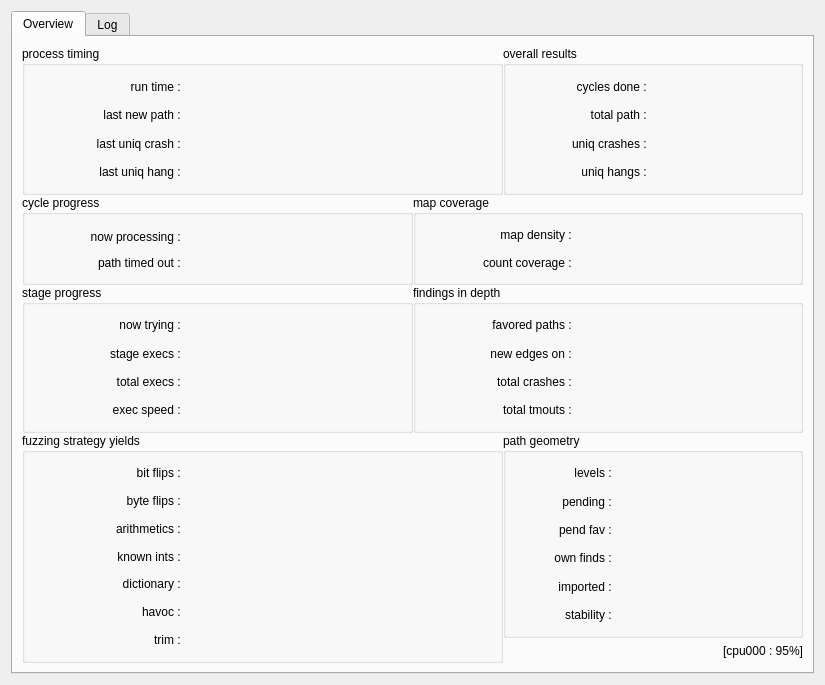
<?xml version="1.0" encoding="UTF-8"?>
<ui version="4.0">
 <class>MainWindow</class>
 <widget class="QWidget" name="MainWindow">
  <property name="geometry">
   <rect>
    <x>0</x>
    <y>0</y>
    <width>825</width>
    <height>685</height>
   </rect>
  </property>
  <property name="windowTitle">
   <string>WotanFuzz</string>
  </property>
  <layout class="QHBoxLayout" name="horizontalLayout">
   <item>
    <layout class="QVBoxLayout" name="verticalLayout">
     <item>
      <widget class="QTabWidget" name="overview_widget">
       <property name="currentIndex">
        <number>0</number>
       </property>
       <widget class="QWidget" name="tab">
        <attribute name="title">
         <string>Overview</string>
        </attribute>
        <layout class="QVBoxLayout" name="verticalLayout_3">
         <item>
          <layout class="QVBoxLayout" name="verticalLayout_2">
           <property name="spacing">
            <number>0</number>
           </property>
           <item>
            <widget class="QWidget" name="widget" native="true">
             <property name="maximumSize">
              <size>
               <width>16777215</width>
               <height>16777215</height>
              </size>
             </property>
             <layout class="QHBoxLayout" name="horizontalLayout_3">
              <property name="spacing">
               <number>0</number>
              </property>
              <property name="leftMargin">
               <number>0</number>
              </property>
              <property name="topMargin">
               <number>0</number>
              </property>
              <property name="rightMargin">
               <number>0</number>
              </property>
              <property name="bottomMargin">
               <number>0</number>
              </property>
              <item>
               <layout class="QHBoxLayout" name="horizontalLayout_2">
                <property name="spacing">
                 <number>0</number>
                </property>
                <item>
                 <widget class="QGroupBox" name="groupBox">
                  <property name="maximumSize">
                   <size>
                    <width>16777215</width>
                    <height>16777215</height>
                   </size>
                  </property>
                  <property name="title">
                   <string>process timing</string>
                  </property>
                  <layout class="QGridLayout" name="gridLayout_2">
                   <item row="0" column="0">
                    <layout class="QGridLayout" name="gridLayout">
                     <item row="1" column="0">
                      <widget class="QLabel" name="label_3">
                       <property name="maximumSize">
                        <size>
                         <width>150</width>
                         <height>16777215</height>
                        </size>
                       </property>
                       <property name="text">
                        <string>last new path : </string>
                       </property>
                       <property name="alignment">
                        <set>Qt::AlignRight|Qt::AlignTrailing|Qt::AlignVCenter</set>
                       </property>
                      </widget>
                     </item>
                     <item row="2" column="0">
                      <widget class="QLabel" name="label_5">
                       <property name="maximumSize">
                        <size>
                         <width>150</width>
                         <height>16777215</height>
                        </size>
                       </property>
                       <property name="text">
                        <string>last uniq crash : </string>
                       </property>
                       <property name="alignment">
                        <set>Qt::AlignRight|Qt::AlignTrailing|Qt::AlignVCenter</set>
                       </property>
                      </widget>
                     </item>
                     <item row="0" column="1">
                      <widget class="QLabel" name="runtime_label">
                       <property name="text">
                        <string/>
                       </property>
                      </widget>
                     </item>
                     <item row="1" column="1">
                      <widget class="QLabel" name="last_newpath_label">
                       <property name="text">
                        <string/>
                       </property>
                      </widget>
                     </item>
                     <item row="0" column="0">
                      <widget class="QLabel" name="label">
                       <property name="maximumSize">
                        <size>
                         <width>150</width>
                         <height>16777215</height>
                        </size>
                       </property>
                       <property name="text">
                        <string>run time : </string>
                       </property>
                       <property name="alignment">
                        <set>Qt::AlignRight|Qt::AlignTrailing|Qt::AlignVCenter</set>
                       </property>
                      </widget>
                     </item>
                     <item row="2" column="1">
                      <widget class="QLabel" name="last_uniqcrash_label">
                       <property name="text">
                        <string/>
                       </property>
                      </widget>
                     </item>
                     <item row="3" column="0">
                      <widget class="QLabel" name="label_7">
                       <property name="maximumSize">
                        <size>
                         <width>150</width>
                         <height>16777215</height>
                        </size>
                       </property>
                       <property name="text">
                        <string>last uniq hang : </string>
                       </property>
                       <property name="alignment">
                        <set>Qt::AlignRight|Qt::AlignTrailing|Qt::AlignVCenter</set>
                       </property>
                      </widget>
                     </item>
                     <item row="3" column="1">
                      <widget class="QLabel" name="last_uniqhang_label">
                       <property name="text">
                        <string/>
                       </property>
                      </widget>
                     </item>
                    </layout>
                   </item>
                  </layout>
                 </widget>
                </item>
                <item>
                 <widget class="QGroupBox" name="groupBox_2">
                  <property name="maximumSize">
                   <size>
                    <width>300</width>
                    <height>16777215</height>
                   </size>
                  </property>
                  <property name="title">
                   <string>overall results</string>
                  </property>
                  <layout class="QGridLayout" name="gridLayout_4">
                   <item row="0" column="0">
                    <layout class="QGridLayout" name="gridLayout_3">
                     <item row="3" column="0">
                      <widget class="QLabel" name="label_12">
                       <property name="text">
                        <string>uniq hangs : </string>
                       </property>
                       <property name="alignment">
                        <set>Qt::AlignRight|Qt::AlignTrailing|Qt::AlignVCenter</set>
                       </property>
                      </widget>
                     </item>
                     <item row="1" column="0">
                      <widget class="QLabel" name="label_10">
                       <property name="text">
                        <string>total path : </string>
                       </property>
                       <property name="alignment">
                        <set>Qt::AlignRight|Qt::AlignTrailing|Qt::AlignVCenter</set>
                       </property>
                      </widget>
                     </item>
                     <item row="0" column="0">
                      <widget class="QLabel" name="label_9">
                       <property name="maximumSize">
                        <size>
                         <width>150</width>
                         <height>16777215</height>
                        </size>
                       </property>
                       <property name="text">
                        <string>cycles done : </string>
                       </property>
                       <property name="alignment">
                        <set>Qt::AlignRight|Qt::AlignTrailing|Qt::AlignVCenter</set>
                       </property>
                      </widget>
                     </item>
                     <item row="2" column="0">
                      <widget class="QLabel" name="label_11">
                       <property name="text">
                        <string>uniq crashes : </string>
                       </property>
                       <property name="alignment">
                        <set>Qt::AlignRight|Qt::AlignTrailing|Qt::AlignVCenter</set>
                       </property>
                      </widget>
                     </item>
                     <item row="0" column="1">
                      <widget class="QLabel" name="cycles_done_label">
                       <property name="text">
                        <string/>
                       </property>
                      </widget>
                     </item>
                     <item row="1" column="1">
                      <widget class="QLabel" name="total_path_label">
                       <property name="text">
                        <string/>
                       </property>
                      </widget>
                     </item>
                     <item row="2" column="1">
                      <widget class="QLabel" name="uniqcrashes_label">
                       <property name="text">
                        <string/>
                       </property>
                      </widget>
                     </item>
                     <item row="3" column="1">
                      <widget class="QLabel" name="uniqhangs_label">
                       <property name="text">
                        <string/>
                       </property>
                      </widget>
                     </item>
                    </layout>
                   </item>
                  </layout>
                 </widget>
                </item>
               </layout>
              </item>
             </layout>
            </widget>
           </item>
           <item>
            <widget class="QWidget" name="widget_4" native="true">
             <property name="maximumSize">
              <size>
               <width>16777215</width>
               <height>90</height>
              </size>
             </property>
             <layout class="QHBoxLayout" name="horizontalLayout_5">
              <property name="spacing">
               <number>0</number>
              </property>
              <property name="leftMargin">
               <number>0</number>
              </property>
              <property name="topMargin">
               <number>0</number>
              </property>
              <property name="rightMargin">
               <number>0</number>
              </property>
              <property name="bottomMargin">
               <number>0</number>
              </property>
              <item>
               <layout class="QHBoxLayout" name="horizontalLayout_4">
                <property name="spacing">
                 <number>0</number>
                </property>
                <item>
                 <widget class="QGroupBox" name="groupBox_3">
                  <property name="title">
                   <string>cycle progress</string>
                  </property>
                  <layout class="QGridLayout" name="gridLayout_6">
                   <property name="topMargin">
                    <number>11</number>
                   </property>
                   <item row="0" column="0">
                    <layout class="QGridLayout" name="gridLayout_5">
                     <item row="1" column="0">
                      <widget class="QLabel" name="label_4">
                       <property name="maximumSize">
                        <size>
                         <width>150</width>
                         <height>16777215</height>
                        </size>
                       </property>
                       <property name="text">
                        <string>path timed out : </string>
                       </property>
                       <property name="alignment">
                        <set>Qt::AlignRight|Qt::AlignTrailing|Qt::AlignVCenter</set>
                       </property>
                      </widget>
                     </item>
                     <item row="0" column="0">
                      <widget class="QLabel" name="label_2">
                       <property name="maximumSize">
                        <size>
                         <width>150</width>
                         <height>16777215</height>
                        </size>
                       </property>
                       <property name="text">
                        <string>now processing : </string>
                       </property>
                       <property name="alignment">
                        <set>Qt::AlignRight|Qt::AlignTrailing|Qt::AlignVCenter</set>
                       </property>
                      </widget>
                     </item>
                     <item row="0" column="1">
                      <widget class="QLabel" name="nowprocessing_label">
                       <property name="text">
                        <string/>
                       </property>
                      </widget>
                     </item>
                     <item row="1" column="1">
                      <widget class="QLabel" name="pathtimed_out_label">
                       <property name="text">
                        <string/>
                       </property>
                      </widget>
                     </item>
                    </layout>
                   </item>
                  </layout>
                 </widget>
                </item>
                <item>
                 <widget class="QGroupBox" name="groupBox_4">
                  <property name="title">
                   <string>map coverage</string>
                  </property>
                  <layout class="QGridLayout" name="gridLayout_8">
                   <item row="0" column="0">
                    <layout class="QGridLayout" name="gridLayout_7">
                     <item row="1" column="1">
                      <widget class="QLabel" name="count_coverage_label">
                       <property name="text">
                        <string/>
                       </property>
                      </widget>
                     </item>
                     <item row="0" column="1">
                      <widget class="QLabel" name="map_desity_label">
                       <property name="text">
                        <string/>
                       </property>
                      </widget>
                     </item>
                     <item row="0" column="0">
                      <widget class="QLabel" name="label_6">
                       <property name="maximumSize">
                        <size>
                         <width>150</width>
                         <height>16777215</height>
                        </size>
                       </property>
                       <property name="text">
                        <string>map density : </string>
                       </property>
                       <property name="alignment">
                        <set>Qt::AlignRight|Qt::AlignTrailing|Qt::AlignVCenter</set>
                       </property>
                      </widget>
                     </item>
                     <item row="1" column="0">
                      <widget class="QLabel" name="label_8">
                       <property name="maximumSize">
                        <size>
                         <width>150</width>
                         <height>16777215</height>
                        </size>
                       </property>
                       <property name="text">
                        <string>count coverage : </string>
                       </property>
                       <property name="alignment">
                        <set>Qt::AlignRight|Qt::AlignTrailing|Qt::AlignVCenter</set>
                       </property>
                      </widget>
                     </item>
                    </layout>
                   </item>
                  </layout>
                 </widget>
                </item>
               </layout>
              </item>
             </layout>
            </widget>
           </item>
           <item>
            <widget class="QWidget" name="widget_3" native="true">
             <layout class="QHBoxLayout" name="horizontalLayout_7">
              <property name="spacing">
               <number>0</number>
              </property>
              <property name="leftMargin">
               <number>0</number>
              </property>
              <property name="topMargin">
               <number>0</number>
              </property>
              <property name="rightMargin">
               <number>0</number>
              </property>
              <property name="bottomMargin">
               <number>0</number>
              </property>
              <item>
               <layout class="QHBoxLayout" name="horizontalLayout_6">
                <item>
                 <widget class="QGroupBox" name="groupBox_6">
                  <property name="title">
                   <string>stage progress</string>
                  </property>
                  <layout class="QGridLayout" name="gridLayout_12">
                   <item row="0" column="0">
                    <layout class="QGridLayout" name="gridLayout_9">
                     <item row="0" column="0">
                      <widget class="QLabel" name="label_13">
                       <property name="maximumSize">
                        <size>
                         <width>150</width>
                         <height>16777215</height>
                        </size>
                       </property>
                       <property name="text">
                        <string>now trying : </string>
                       </property>
                       <property name="alignment">
                        <set>Qt::AlignRight|Qt::AlignTrailing|Qt::AlignVCenter</set>
                       </property>
                      </widget>
                     </item>
                     <item row="1" column="0">
                      <widget class="QLabel" name="label_14">
                       <property name="maximumSize">
                        <size>
                         <width>150</width>
                         <height>16777215</height>
                        </size>
                       </property>
                       <property name="text">
                        <string>stage execs : </string>
                       </property>
                       <property name="alignment">
                        <set>Qt::AlignRight|Qt::AlignTrailing|Qt::AlignVCenter</set>
                       </property>
                      </widget>
                     </item>
                     <item row="2" column="0">
                      <widget class="QLabel" name="label_15">
                       <property name="text">
                        <string>total execs : </string>
                       </property>
                       <property name="alignment">
                        <set>Qt::AlignRight|Qt::AlignTrailing|Qt::AlignVCenter</set>
                       </property>
                      </widget>
                     </item>
                     <item row="0" column="1">
                      <widget class="QLabel" name="new_trying_label">
                       <property name="text">
                        <string/>
                       </property>
                      </widget>
                     </item>
                     <item row="3" column="0">
                      <widget class="QLabel" name="label_16">
                       <property name="text">
                        <string>exec speed : </string>
                       </property>
                       <property name="alignment">
                        <set>Qt::AlignRight|Qt::AlignTrailing|Qt::AlignVCenter</set>
                       </property>
                      </widget>
                     </item>
                     <item row="1" column="1">
                      <widget class="QLabel" name="stage_execs_label">
                       <property name="text">
                        <string/>
                       </property>
                      </widget>
                     </item>
                     <item row="2" column="1">
                      <widget class="QLabel" name="total_exec_label">
                       <property name="text">
                        <string/>
                       </property>
                      </widget>
                     </item>
                     <item row="3" column="1">
                      <widget class="QLabel" name="exec_speed_label">
                       <property name="text">
                        <string/>
                       </property>
                      </widget>
                     </item>
                    </layout>
                   </item>
                  </layout>
                 </widget>
                </item>
                <item>
                 <widget class="QGroupBox" name="groupBox_5">
                  <property name="title">
                   <string>findings in depth</string>
                  </property>
                  <layout class="QGridLayout" name="gridLayout_11">
                   <item row="0" column="0">
                    <layout class="QGridLayout" name="gridLayout_10">
                     <item row="3" column="0">
                      <widget class="QLabel" name="label_20">
                       <property name="text">
                        <string>total tmouts : </string>
                       </property>
                       <property name="alignment">
                        <set>Qt::AlignRight|Qt::AlignTrailing|Qt::AlignVCenter</set>
                       </property>
                      </widget>
                     </item>
                     <item row="1" column="0">
                      <widget class="QLabel" name="label_18">
                       <property name="text">
                        <string>new edges on : </string>
                       </property>
                       <property name="alignment">
                        <set>Qt::AlignRight|Qt::AlignTrailing|Qt::AlignVCenter</set>
                       </property>
                      </widget>
                     </item>
                     <item row="2" column="0">
                      <widget class="QLabel" name="label_19">
                       <property name="text">
                        <string>total crashes : </string>
                       </property>
                       <property name="alignment">
                        <set>Qt::AlignRight|Qt::AlignTrailing|Qt::AlignVCenter</set>
                       </property>
                      </widget>
                     </item>
                     <item row="0" column="0">
                      <widget class="QLabel" name="label_17">
                       <property name="maximumSize">
                        <size>
                         <width>150</width>
                         <height>16777215</height>
                        </size>
                       </property>
                       <property name="text">
                        <string>favored paths : </string>
                       </property>
                       <property name="alignment">
                        <set>Qt::AlignRight|Qt::AlignTrailing|Qt::AlignVCenter</set>
                       </property>
                      </widget>
                     </item>
                     <item row="0" column="1">
                      <widget class="QLabel" name="favored_paths_label">
                       <property name="text">
                        <string/>
                       </property>
                      </widget>
                     </item>
                     <item row="1" column="1">
                      <widget class="QLabel" name="newedges_on_label">
                       <property name="text">
                        <string/>
                       </property>
                      </widget>
                     </item>
                     <item row="2" column="1">
                      <widget class="QLabel" name="total_crashes_label">
                       <property name="text">
                        <string/>
                       </property>
                      </widget>
                     </item>
                     <item row="3" column="1">
                      <widget class="QLabel" name="total_tmouts_label">
                       <property name="text">
                        <string/>
                       </property>
                      </widget>
                     </item>
                    </layout>
                   </item>
                  </layout>
                 </widget>
                </item>
               </layout>
              </item>
             </layout>
            </widget>
           </item>
           <item>
            <widget class="QWidget" name="widget_2" native="true">
             <layout class="QHBoxLayout" name="horizontalLayout_9">
              <property name="spacing">
               <number>0</number>
              </property>
              <property name="leftMargin">
               <number>0</number>
              </property>
              <property name="topMargin">
               <number>0</number>
              </property>
              <property name="rightMargin">
               <number>0</number>
              </property>
              <property name="bottomMargin">
               <number>0</number>
              </property>
              <item>
               <layout class="QHBoxLayout" name="horizontalLayout_8">
                <property name="spacing">
                 <number>0</number>
                </property>
                <item>
                 <widget class="QGroupBox" name="groupBox_7">
                  <property name="minimumSize">
                   <size>
                    <width>0</width>
                    <height>230</height>
                   </size>
                  </property>
                  <property name="maximumSize">
                   <size>
                    <width>16777215</width>
                    <height>16777215</height>
                   </size>
                  </property>
                  <property name="title">
                   <string>fuzzing strategy yields</string>
                  </property>
                  <layout class="QGridLayout" name="gridLayout_14">
                   <item row="0" column="0">
                    <layout class="QGridLayout" name="gridLayout_13">
                     <item row="0" column="0">
                      <widget class="QLabel" name="label_21">
                       <property name="maximumSize">
                        <size>
                         <width>150</width>
                         <height>16777215</height>
                        </size>
                       </property>
                       <property name="text">
                        <string>bit flips : </string>
                       </property>
                       <property name="alignment">
                        <set>Qt::AlignRight|Qt::AlignTrailing|Qt::AlignVCenter</set>
                       </property>
                      </widget>
                     </item>
                     <item row="5" column="0">
                      <widget class="QLabel" name="label_27">
                       <property name="text">
                        <string>havoc : </string>
                       </property>
                       <property name="alignment">
                        <set>Qt::AlignRight|Qt::AlignTrailing|Qt::AlignVCenter</set>
                       </property>
                      </widget>
                     </item>
                     <item row="6" column="0">
                      <widget class="QLabel" name="label_28">
                       <property name="text">
                        <string>trim : </string>
                       </property>
                       <property name="alignment">
                        <set>Qt::AlignRight|Qt::AlignTrailing|Qt::AlignVCenter</set>
                       </property>
                      </widget>
                     </item>
                     <item row="3" column="0">
                      <widget class="QLabel" name="label_24">
                       <property name="text">
                        <string>known ints : </string>
                       </property>
                       <property name="alignment">
                        <set>Qt::AlignRight|Qt::AlignTrailing|Qt::AlignVCenter</set>
                       </property>
                      </widget>
                     </item>
                     <item row="2" column="0">
                      <widget class="QLabel" name="label_23">
                       <property name="text">
                        <string>arithmetics : </string>
                       </property>
                       <property name="alignment">
                        <set>Qt::AlignRight|Qt::AlignTrailing|Qt::AlignVCenter</set>
                       </property>
                      </widget>
                     </item>
                     <item row="1" column="0">
                      <widget class="QLabel" name="label_22">
                       <property name="text">
                        <string>byte flips : </string>
                       </property>
                       <property name="alignment">
                        <set>Qt::AlignRight|Qt::AlignTrailing|Qt::AlignVCenter</set>
                       </property>
                      </widget>
                     </item>
                     <item row="4" column="0">
                      <widget class="QLabel" name="label_26">
                       <property name="text">
                        <string>dictionary : </string>
                       </property>
                       <property name="alignment">
                        <set>Qt::AlignRight|Qt::AlignTrailing|Qt::AlignVCenter</set>
                       </property>
                      </widget>
                     </item>
                     <item row="0" column="1">
                      <widget class="QLabel" name="bit_flips_label">
                       <property name="text">
                        <string/>
                       </property>
                      </widget>
                     </item>
                     <item row="1" column="1">
                      <widget class="QLabel" name="byte_flips_label">
                       <property name="text">
                        <string/>
                       </property>
                      </widget>
                     </item>
                     <item row="2" column="1">
                      <widget class="QLabel" name="arithmetics_label">
                       <property name="text">
                        <string/>
                       </property>
                      </widget>
                     </item>
                     <item row="3" column="1">
                      <widget class="QLabel" name="known_ints_label">
                       <property name="text">
                        <string/>
                       </property>
                      </widget>
                     </item>
                     <item row="4" column="1">
                      <widget class="QLabel" name="dictionary_label">
                       <property name="text">
                        <string/>
                       </property>
                      </widget>
                     </item>
                     <item row="5" column="1">
                      <widget class="QLabel" name="havoc_label">
                       <property name="text">
                        <string/>
                       </property>
                      </widget>
                     </item>
                     <item row="6" column="1">
                      <widget class="QLabel" name="trim_label">
                       <property name="text">
                        <string/>
                       </property>
                      </widget>
                     </item>
                    </layout>
                   </item>
                  </layout>
                 </widget>
                </item>
                <item>
                 <widget class="QWidget" name="widget_5" native="true">
                  <property name="maximumSize">
                   <size>
                    <width>300</width>
                    <height>16777215</height>
                   </size>
                  </property>
                  <layout class="QVBoxLayout" name="verticalLayout_5">
                   <property name="spacing">
                    <number>0</number>
                   </property>
                   <property name="leftMargin">
                    <number>0</number>
                   </property>
                   <property name="topMargin">
                    <number>0</number>
                   </property>
                   <property name="rightMargin">
                    <number>0</number>
                   </property>
                   <property name="bottomMargin">
                    <number>0</number>
                   </property>
                   <item>
                    <layout class="QVBoxLayout" name="verticalLayout_4">
                     <property name="spacing">
                      <number>0</number>
                     </property>
                     <item>
                      <widget class="QGroupBox" name="groupBox_8">
                       <property name="maximumSize">
                        <size>
                         <width>16777215</width>
                         <height>16777215</height>
                        </size>
                       </property>
                       <property name="title">
                        <string>path geometry</string>
                       </property>
                       <layout class="QGridLayout" name="gridLayout_16">
                        <item row="0" column="0">
                         <layout class="QGridLayout" name="gridLayout_15">
                          <item row="4" column="0">
                           <widget class="QLabel" name="label_33">
                            <property name="text">
                             <string>imported : </string>
                            </property>
                            <property name="alignment">
                             <set>Qt::AlignRight|Qt::AlignTrailing|Qt::AlignVCenter</set>
                            </property>
                           </widget>
                          </item>
                          <item row="0" column="0">
                           <widget class="QLabel" name="label_29">
                            <property name="maximumSize">
                             <size>
                              <width>100</width>
                              <height>16777215</height>
                             </size>
                            </property>
                            <property name="text">
                             <string>levels : </string>
                            </property>
                            <property name="alignment">
                             <set>Qt::AlignRight|Qt::AlignTrailing|Qt::AlignVCenter</set>
                            </property>
                           </widget>
                          </item>
                          <item row="5" column="0">
                           <widget class="QLabel" name="label_34">
                            <property name="maximumSize">
                             <size>
                              <width>16777215</width>
                              <height>16777215</height>
                             </size>
                            </property>
                            <property name="text">
                             <string>stability : </string>
                            </property>
                            <property name="alignment">
                             <set>Qt::AlignRight|Qt::AlignTrailing|Qt::AlignVCenter</set>
                            </property>
                           </widget>
                          </item>
                          <item row="1" column="0">
                           <widget class="QLabel" name="label_30">
                            <property name="text">
                             <string>pending : </string>
                            </property>
                            <property name="alignment">
                             <set>Qt::AlignRight|Qt::AlignTrailing|Qt::AlignVCenter</set>
                            </property>
                           </widget>
                          </item>
                          <item row="3" column="0">
                           <widget class="QLabel" name="label_32">
                            <property name="text">
                             <string>own finds : </string>
                            </property>
                            <property name="alignment">
                             <set>Qt::AlignRight|Qt::AlignTrailing|Qt::AlignVCenter</set>
                            </property>
                           </widget>
                          </item>
                          <item row="2" column="0">
                           <widget class="QLabel" name="label_31">
                            <property name="text">
                             <string>pend fav : </string>
                            </property>
                            <property name="alignment">
                             <set>Qt::AlignRight|Qt::AlignTrailing|Qt::AlignVCenter</set>
                            </property>
                           </widget>
                          </item>
                          <item row="0" column="1">
                           <widget class="QLabel" name="levels_label">
                            <property name="text">
                             <string/>
                            </property>
                           </widget>
                          </item>
                          <item row="1" column="1">
                           <widget class="QLabel" name="pending_label">
                            <property name="text">
                             <string/>
                            </property>
                           </widget>
                          </item>
                          <item row="2" column="1">
                           <widget class="QLabel" name="pend_fav_label">
                            <property name="text">
                             <string/>
                            </property>
                           </widget>
                          </item>
                          <item row="3" column="1">
                           <widget class="QLabel" name="own_finds_label">
                            <property name="text">
                             <string/>
                            </property>
                           </widget>
                          </item>
                          <item row="4" column="1">
                           <widget class="QLabel" name="imported_label">
                            <property name="text">
                             <string/>
                            </property>
                           </widget>
                          </item>
                          <item row="5" column="1">
                           <widget class="QLabel" name="stability_label">
                            <property name="text">
                             <string/>
                            </property>
                           </widget>
                          </item>
                         </layout>
                        </item>
                       </layout>
                      </widget>
                     </item>
                     <item>
                      <widget class="QLabel" name="cpu_label">
                       <property name="maximumSize">
                        <size>
                         <width>16777215</width>
                         <height>25</height>
                        </size>
                       </property>
                       <property name="text">
                        <string>[cpu000 : 95%]</string>
                       </property>
                       <property name="alignment">
                        <set>Qt::AlignRight|Qt::AlignTrailing|Qt::AlignVCenter</set>
                       </property>
                      </widget>
                     </item>
                    </layout>
                   </item>
                  </layout>
                 </widget>
                </item>
               </layout>
              </item>
             </layout>
            </widget>
           </item>
          </layout>
         </item>
        </layout>
       </widget>
       <widget class="QWidget" name="tab_2">
        <attribute name="title">
         <string>Log</string>
        </attribute>
       </widget>
      </widget>
     </item>
    </layout>
   </item>
  </layout>
 </widget>
 <resources/>
 <connections/>
</ui>
